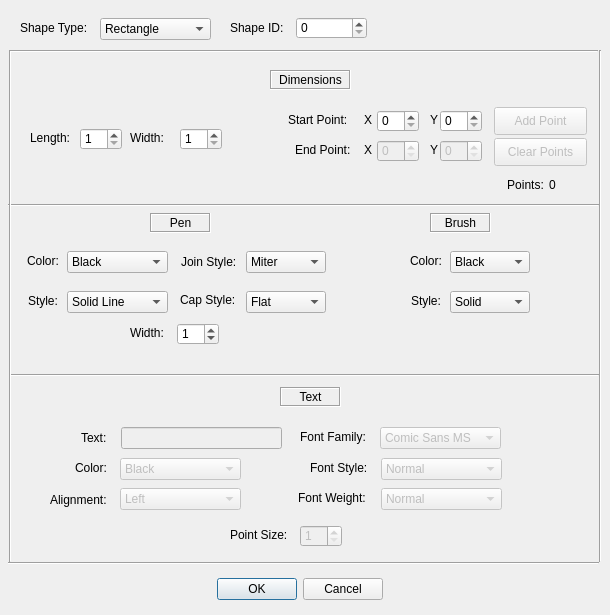
<?xml version="1.0" encoding="UTF-8"?>
<ui version="4.0">
 <class>NewShape</class>
 <widget class="QDialog" name="NewShape">
  <property name="windowModality">
   <enum>Qt::ApplicationModal</enum>
  </property>
  <property name="geometry">
   <rect>
    <x>0</x>
    <y>0</y>
    <width>610</width>
    <height>615</height>
   </rect>
  </property>
  <property name="windowTitle">
   <string>New Shape</string>
  </property>
  <property name="modal">
   <bool>true</bool>
  </property>
  <widget class="QSpinBox" name="lSpinBox">
   <property name="geometry">
    <rect>
     <x>80</x>
     <y>128</y>
     <width>42</width>
     <height>22</height>
    </rect>
   </property>
   <property name="minimum">
    <number>1</number>
   </property>
   <property name="maximum">
    <number>500</number>
   </property>
   <property name="value">
    <number>1</number>
   </property>
  </widget>
  <widget class="QLabel" name="xLabel">
   <property name="geometry">
    <rect>
     <x>364</x>
     <y>110</y>
     <width>16</width>
     <height>20</height>
    </rect>
   </property>
   <property name="text">
    <string>X</string>
   </property>
  </widget>
  <widget class="QLabel" name="penStyleLabel">
   <property name="geometry">
    <rect>
     <x>28</x>
     <y>293</y>
     <width>41</width>
     <height>16</height>
    </rect>
   </property>
   <property name="text">
    <string>Style:</string>
   </property>
  </widget>
  <widget class="QComboBox" name="capStyleComboBox">
   <property name="geometry">
    <rect>
     <x>246</x>
     <y>291</y>
     <width>80</width>
     <height>22</height>
    </rect>
   </property>
   <item>
    <property name="text">
     <string>Flat</string>
    </property>
   </item>
   <item>
    <property name="text">
     <string>Square</string>
    </property>
   </item>
   <item>
    <property name="text">
     <string>Round</string>
    </property>
   </item>
  </widget>
  <widget class="QLabel" name="brushStyleLabel">
   <property name="geometry">
    <rect>
     <x>411</x>
     <y>293</y>
     <width>41</width>
     <height>16</height>
    </rect>
   </property>
   <property name="text">
    <string>Style:</string>
   </property>
  </widget>
  <widget class="QComboBox" name="brushColorComboBox">
   <property name="geometry">
    <rect>
     <x>450</x>
     <y>251</y>
     <width>80</width>
     <height>22</height>
    </rect>
   </property>
   <item>
    <property name="text">
     <string>Black</string>
    </property>
   </item>
   <item>
    <property name="text">
     <string>White</string>
    </property>
   </item>
   <item>
    <property name="text">
     <string>Red</string>
    </property>
   </item>
   <item>
    <property name="text">
     <string>Green</string>
    </property>
   </item>
   <item>
    <property name="text">
     <string>Blue</string>
    </property>
   </item>
   <item>
    <property name="text">
     <string>Cyan</string>
    </property>
   </item>
   <item>
    <property name="text">
     <string>Magenta</string>
    </property>
   </item>
   <item>
    <property name="text">
     <string>Yellow</string>
    </property>
   </item>
   <item>
    <property name="text">
     <string>Gray</string>
    </property>
   </item>
  </widget>
  <widget class="QComboBox" name="brushStyleComboBox">
   <property name="geometry">
    <rect>
     <x>450</x>
     <y>291</y>
     <width>80</width>
     <height>22</height>
    </rect>
   </property>
   <item>
    <property name="text">
     <string>Solid</string>
    </property>
   </item>
   <item>
    <property name="text">
     <string>Hor</string>
    </property>
   </item>
   <item>
    <property name="text">
     <string>Ver</string>
    </property>
   </item>
   <item>
    <property name="text">
     <string>No Brush</string>
    </property>
   </item>
  </widget>
  <widget class="QLabel" name="sPointLabel">
   <property name="geometry">
    <rect>
     <x>288</x>
     <y>110</y>
     <width>71</width>
     <height>20</height>
    </rect>
   </property>
   <property name="text">
    <string>Start Point:</string>
   </property>
  </widget>
  <widget class="QComboBox" name="penColorComboBox">
   <property name="geometry">
    <rect>
     <x>67</x>
     <y>251</y>
     <width>101</width>
     <height>22</height>
    </rect>
   </property>
   <item>
    <property name="text">
     <string>Black</string>
    </property>
   </item>
   <item>
    <property name="text">
     <string>White</string>
    </property>
   </item>
   <item>
    <property name="text">
     <string>Red</string>
    </property>
   </item>
   <item>
    <property name="text">
     <string>Green</string>
    </property>
   </item>
   <item>
    <property name="text">
     <string>Blue</string>
    </property>
   </item>
   <item>
    <property name="text">
     <string>Cyan</string>
    </property>
   </item>
   <item>
    <property name="text">
     <string>Magenta</string>
    </property>
   </item>
   <item>
    <property name="text">
     <string>Yellow</string>
    </property>
   </item>
   <item>
    <property name="text">
     <string>Gray</string>
    </property>
   </item>
  </widget>
  <widget class="QLabel" name="brushLabel">
   <property name="geometry">
    <rect>
     <x>430</x>
     <y>213</y>
     <width>61</width>
     <height>20</height>
    </rect>
   </property>
   <property name="frameShape">
    <enum>QFrame::Box</enum>
   </property>
   <property name="frameShadow">
    <enum>QFrame::Sunken</enum>
   </property>
   <property name="text">
    <string>Brush</string>
   </property>
   <property name="alignment">
    <set>Qt::AlignCenter</set>
   </property>
  </widget>
  <widget class="QLabel" name="penLabel">
   <property name="geometry">
    <rect>
     <x>150</x>
     <y>213</y>
     <width>61</width>
     <height>20</height>
    </rect>
   </property>
   <property name="frameShape">
    <enum>QFrame::Box</enum>
   </property>
   <property name="frameShadow">
    <enum>QFrame::Sunken</enum>
   </property>
   <property name="text">
    <string>Pen</string>
   </property>
   <property name="alignment">
    <set>Qt::AlignCenter</set>
   </property>
  </widget>
  <widget class="QLabel" name="yLabel">
   <property name="geometry">
    <rect>
     <x>430</x>
     <y>112</y>
     <width>16</width>
     <height>16</height>
    </rect>
   </property>
   <property name="text">
    <string>Y</string>
   </property>
  </widget>
  <widget class="QComboBox" name="penStyleComboBox">
   <property name="geometry">
    <rect>
     <x>67</x>
     <y>291</y>
     <width>101</width>
     <height>22</height>
    </rect>
   </property>
   <item>
    <property name="text">
     <string>Solid Line</string>
    </property>
   </item>
   <item>
    <property name="text">
     <string>Dash Line</string>
    </property>
   </item>
   <item>
    <property name="text">
     <string>Dot Line</string>
    </property>
   </item>
   <item>
    <property name="text">
     <string>Dash Dot Line</string>
    </property>
   </item>
   <item>
    <property name="text">
     <string>Dash Dot Dot Line</string>
    </property>
   </item>
   <item>
    <property name="text">
     <string>No Pen</string>
    </property>
   </item>
  </widget>
  <widget class="QSpinBox" name="wSpinBox">
   <property name="geometry">
    <rect>
     <x>180</x>
     <y>128</y>
     <width>42</width>
     <height>22</height>
    </rect>
   </property>
   <property name="minimum">
    <number>1</number>
   </property>
   <property name="maximum">
    <number>500</number>
   </property>
   <property name="value">
    <number>1</number>
   </property>
  </widget>
  <widget class="QSpinBox" name="xSpinBox">
   <property name="geometry">
    <rect>
     <x>377</x>
     <y>110</y>
     <width>42</width>
     <height>22</height>
    </rect>
   </property>
   <property name="maximum">
    <number>1000</number>
   </property>
  </widget>
  <widget class="QLabel" name="brushColorLabel">
   <property name="geometry">
    <rect>
     <x>410</x>
     <y>253</y>
     <width>41</width>
     <height>16</height>
    </rect>
   </property>
   <property name="text">
    <string>Color:</string>
   </property>
  </widget>
  <widget class="QLabel" name="joinLabel">
   <property name="geometry">
    <rect>
     <x>181</x>
     <y>254</y>
     <width>61</width>
     <height>16</height>
    </rect>
   </property>
   <property name="text">
    <string>Join Style:</string>
   </property>
  </widget>
  <widget class="QLabel" name="penColorLabel">
   <property name="geometry">
    <rect>
     <x>27</x>
     <y>253</y>
     <width>71</width>
     <height>16</height>
    </rect>
   </property>
   <property name="text">
    <string>Color:</string>
   </property>
  </widget>
  <widget class="QSpinBox" name="ySpinBox">
   <property name="geometry">
    <rect>
     <x>440</x>
     <y>110</y>
     <width>42</width>
     <height>22</height>
    </rect>
   </property>
   <property name="maximum">
    <number>500</number>
   </property>
  </widget>
  <widget class="QComboBox" name="penJoinComboBox">
   <property name="geometry">
    <rect>
     <x>246</x>
     <y>251</y>
     <width>80</width>
     <height>22</height>
    </rect>
   </property>
   <item>
    <property name="text">
     <string>Miter</string>
    </property>
   </item>
   <item>
    <property name="text">
     <string>Bevel</string>
    </property>
   </item>
   <item>
    <property name="text">
     <string>Round</string>
    </property>
   </item>
  </widget>
  <widget class="QLabel" name="wLabel">
   <property name="geometry">
    <rect>
     <x>130</x>
     <y>130</y>
     <width>41</width>
     <height>16</height>
    </rect>
   </property>
   <property name="text">
    <string>Width:</string>
   </property>
  </widget>
  <widget class="QLabel" name="lLabel">
   <property name="geometry">
    <rect>
     <x>30</x>
     <y>130</y>
     <width>41</width>
     <height>16</height>
    </rect>
   </property>
   <property name="text">
    <string>Length:</string>
   </property>
  </widget>
  <widget class="QLabel" name="capLabel">
   <property name="geometry">
    <rect>
     <x>180</x>
     <y>292</y>
     <width>61</width>
     <height>16</height>
    </rect>
   </property>
   <property name="text">
    <string>Cap Style:</string>
   </property>
  </widget>
  <widget class="QLabel" name="shapeIDLabel">
   <property name="geometry">
    <rect>
     <x>230</x>
     <y>20</y>
     <width>61</width>
     <height>16</height>
    </rect>
   </property>
   <property name="text">
    <string>Shape ID:</string>
   </property>
  </widget>
  <widget class="QComboBox" name="shapeTypeComboBox">
   <property name="geometry">
    <rect>
     <x>100</x>
     <y>18</y>
     <width>111</width>
     <height>22</height>
    </rect>
   </property>
   <item>
    <property name="text">
     <string>Rectangle</string>
    </property>
   </item>
   <item>
    <property name="text">
     <string>Square</string>
    </property>
   </item>
   <item>
    <property name="text">
     <string>Ellipse</string>
    </property>
   </item>
   <item>
    <property name="text">
     <string>Circle</string>
    </property>
   </item>
   <item>
    <property name="text">
     <string>Line</string>
    </property>
   </item>
   <item>
    <property name="text">
     <string>Polyline</string>
    </property>
   </item>
   <item>
    <property name="text">
     <string>Polygon</string>
    </property>
   </item>
   <item>
    <property name="text">
     <string>Text</string>
    </property>
   </item>
  </widget>
  <widget class="QLabel" name="shapeTypeLabel">
   <property name="geometry">
    <rect>
     <x>20</x>
     <y>20</y>
     <width>81</width>
     <height>16</height>
    </rect>
   </property>
   <property name="text">
    <string>Shape Type:</string>
   </property>
  </widget>
  <widget class="QLabel" name="xLabel_2">
   <property name="geometry">
    <rect>
     <x>364</x>
     <y>140</y>
     <width>16</width>
     <height>20</height>
    </rect>
   </property>
   <property name="text">
    <string>X</string>
   </property>
  </widget>
  <widget class="QLabel" name="sPointLabel_2">
   <property name="geometry">
    <rect>
     <x>295</x>
     <y>140</y>
     <width>71</width>
     <height>20</height>
    </rect>
   </property>
   <property name="text">
    <string>End Point:</string>
   </property>
  </widget>
  <widget class="QLabel" name="yLabel_2">
   <property name="geometry">
    <rect>
     <x>430</x>
     <y>142</y>
     <width>16</width>
     <height>16</height>
    </rect>
   </property>
   <property name="text">
    <string>Y</string>
   </property>
  </widget>
  <widget class="QSpinBox" name="xEndSpinBox">
   <property name="enabled">
    <bool>false</bool>
   </property>
   <property name="geometry">
    <rect>
     <x>377</x>
     <y>140</y>
     <width>42</width>
     <height>22</height>
    </rect>
   </property>
   <property name="maximum">
    <number>1000</number>
   </property>
  </widget>
  <widget class="QSpinBox" name="yEndSpinBox">
   <property name="enabled">
    <bool>false</bool>
   </property>
   <property name="geometry">
    <rect>
     <x>440</x>
     <y>140</y>
     <width>42</width>
     <height>22</height>
    </rect>
   </property>
   <property name="maximum">
    <number>500</number>
   </property>
  </widget>
  <widget class="QLabel" name="textLabel">
   <property name="geometry">
    <rect>
     <x>280</x>
     <y>387</y>
     <width>61</width>
     <height>20</height>
    </rect>
   </property>
   <property name="frameShape">
    <enum>QFrame::Box</enum>
   </property>
   <property name="frameShadow">
    <enum>QFrame::Sunken</enum>
   </property>
   <property name="text">
    <string>Text</string>
   </property>
   <property name="alignment">
    <set>Qt::AlignCenter</set>
   </property>
  </widget>
  <widget class="QLineEdit" name="textEdit">
   <property name="enabled">
    <bool>false</bool>
   </property>
   <property name="geometry">
    <rect>
     <x>121</x>
     <y>427</y>
     <width>161</width>
     <height>22</height>
    </rect>
   </property>
  </widget>
  <widget class="QLabel" name="textLabel_2">
   <property name="geometry">
    <rect>
     <x>81</x>
     <y>430</y>
     <width>55</width>
     <height>16</height>
    </rect>
   </property>
   <property name="text">
    <string>Text:</string>
   </property>
  </widget>
  <widget class="QSpinBox" name="penWidthSpinBox">
   <property name="geometry">
    <rect>
     <x>177</x>
     <y>323</y>
     <width>42</width>
     <height>22</height>
    </rect>
   </property>
   <property name="maximum">
    <number>20</number>
   </property>
   <property name="value">
    <number>1</number>
   </property>
  </widget>
  <widget class="QLabel" name="label">
   <property name="geometry">
    <rect>
     <x>130</x>
     <y>325</y>
     <width>41</width>
     <height>16</height>
    </rect>
   </property>
   <property name="text">
    <string>Width:</string>
   </property>
  </widget>
  <widget class="QComboBox" name="textColorComboBox">
   <property name="enabled">
    <bool>false</bool>
   </property>
   <property name="geometry">
    <rect>
     <x>120</x>
     <y>458</y>
     <width>121</width>
     <height>22</height>
    </rect>
   </property>
   <item>
    <property name="text">
     <string>Black</string>
    </property>
   </item>
   <item>
    <property name="text">
     <string>White</string>
    </property>
   </item>
   <item>
    <property name="text">
     <string>Red</string>
    </property>
   </item>
   <item>
    <property name="text">
     <string>Green</string>
    </property>
   </item>
   <item>
    <property name="text">
     <string>Blue</string>
    </property>
   </item>
   <item>
    <property name="text">
     <string>Cyan</string>
    </property>
   </item>
   <item>
    <property name="text">
     <string>Magenta</string>
    </property>
   </item>
   <item>
    <property name="text">
     <string>Yellow</string>
    </property>
   </item>
   <item>
    <property name="text">
     <string>Gray</string>
    </property>
   </item>
  </widget>
  <widget class="QLabel" name="textColorLabel">
   <property name="geometry">
    <rect>
     <x>75</x>
     <y>460</y>
     <width>71</width>
     <height>16</height>
    </rect>
   </property>
   <property name="text">
    <string>Color:</string>
   </property>
  </widget>
  <widget class="QSpinBox" name="pointSizeSpinBox">
   <property name="enabled">
    <bool>false</bool>
   </property>
   <property name="geometry">
    <rect>
     <x>300</x>
     <y>525</y>
     <width>42</width>
     <height>22</height>
    </rect>
   </property>
   <property name="minimum">
    <number>1</number>
   </property>
   <property name="maximum">
    <number>50</number>
   </property>
   <property name="value">
    <number>1</number>
   </property>
  </widget>
  <widget class="QLabel" name="label_2">
   <property name="geometry">
    <rect>
     <x>230</x>
     <y>525</y>
     <width>71</width>
     <height>20</height>
    </rect>
   </property>
   <property name="text">
    <string>Point Size:</string>
   </property>
  </widget>
  <widget class="QComboBox" name="fontFamilyComboBox">
   <property name="enabled">
    <bool>false</bool>
   </property>
   <property name="geometry">
    <rect>
     <x>380</x>
     <y>427</y>
     <width>121</width>
     <height>22</height>
    </rect>
   </property>
   <item>
    <property name="text">
     <string>Comic Sans MS</string>
    </property>
   </item>
   <item>
    <property name="text">
     <string>Courier</string>
    </property>
   </item>
   <item>
    <property name="text">
     <string>Helvetica</string>
    </property>
   </item>
   <item>
    <property name="text">
     <string>Times</string>
    </property>
   </item>
  </widget>
  <widget class="QLabel" name="label_3">
   <property name="geometry">
    <rect>
     <x>300</x>
     <y>429</y>
     <width>71</width>
     <height>16</height>
    </rect>
   </property>
   <property name="text">
    <string>Font Family:</string>
   </property>
  </widget>
  <widget class="QComboBox" name="fontStyleComboBox">
   <property name="enabled">
    <bool>false</bool>
   </property>
   <property name="geometry">
    <rect>
     <x>381</x>
     <y>458</y>
     <width>121</width>
     <height>22</height>
    </rect>
   </property>
   <item>
    <property name="text">
     <string>Normal</string>
    </property>
   </item>
   <item>
    <property name="text">
     <string>Italic</string>
    </property>
   </item>
   <item>
    <property name="text">
     <string>Oblique</string>
    </property>
   </item>
  </widget>
  <widget class="QLabel" name="label_4">
   <property name="geometry">
    <rect>
     <x>310</x>
     <y>460</y>
     <width>71</width>
     <height>16</height>
    </rect>
   </property>
   <property name="text">
    <string>Font Style:</string>
   </property>
  </widget>
  <widget class="QComboBox" name="fontWeightComboBox">
   <property name="enabled">
    <bool>false</bool>
   </property>
   <property name="geometry">
    <rect>
     <x>381</x>
     <y>488</y>
     <width>121</width>
     <height>22</height>
    </rect>
   </property>
   <item>
    <property name="text">
     <string>Normal</string>
    </property>
   </item>
   <item>
    <property name="text">
     <string>Thin</string>
    </property>
   </item>
   <item>
    <property name="text">
     <string>Light</string>
    </property>
   </item>
   <item>
    <property name="text">
     <string>Bold</string>
    </property>
   </item>
  </widget>
  <widget class="QLabel" name="label_5">
   <property name="geometry">
    <rect>
     <x>298</x>
     <y>488</y>
     <width>81</width>
     <height>20</height>
    </rect>
   </property>
   <property name="text">
    <string>Font Weight:</string>
   </property>
  </widget>
  <widget class="QLabel" name="dimensionsLabel">
   <property name="geometry">
    <rect>
     <x>270</x>
     <y>70</y>
     <width>81</width>
     <height>20</height>
    </rect>
   </property>
   <property name="frameShape">
    <enum>QFrame::Box</enum>
   </property>
   <property name="frameShadow">
    <enum>QFrame::Sunken</enum>
   </property>
   <property name="text">
    <string>Dimensions</string>
   </property>
   <property name="alignment">
    <set>Qt::AlignCenter</set>
   </property>
  </widget>
  <widget class="Line" name="line">
   <property name="geometry">
    <rect>
     <x>10</x>
     <y>43</y>
     <width>588</width>
     <height>16</height>
    </rect>
   </property>
   <property name="orientation">
    <enum>Qt::Horizontal</enum>
   </property>
  </widget>
  <widget class="QSpinBox" name="shapeIDSpinBox">
   <property name="geometry">
    <rect>
     <x>296</x>
     <y>17</y>
     <width>71</width>
     <height>22</height>
    </rect>
   </property>
   <property name="maximum">
    <number>10000</number>
   </property>
  </widget>
  <widget class="Line" name="line_2">
   <property name="geometry">
    <rect>
     <x>8</x>
     <y>195</y>
     <width>591</width>
     <height>20</height>
    </rect>
   </property>
   <property name="orientation">
    <enum>Qt::Horizontal</enum>
   </property>
  </widget>
  <widget class="Line" name="line_3">
   <property name="geometry">
    <rect>
     <x>9</x>
     <y>365</y>
     <width>590</width>
     <height>20</height>
    </rect>
   </property>
   <property name="orientation">
    <enum>Qt::Horizontal</enum>
   </property>
  </widget>
  <widget class="Line" name="line_4">
   <property name="geometry">
    <rect>
     <x>8</x>
     <y>553</y>
     <width>591</width>
     <height>20</height>
    </rect>
   </property>
   <property name="orientation">
    <enum>Qt::Horizontal</enum>
   </property>
  </widget>
  <widget class="Line" name="line_5">
   <property name="geometry">
    <rect>
     <x>0</x>
     <y>50</y>
     <width>20</width>
     <height>512</height>
    </rect>
   </property>
   <property name="orientation">
    <enum>Qt::Vertical</enum>
   </property>
  </widget>
  <widget class="Line" name="line_6">
   <property name="geometry">
    <rect>
     <x>590</x>
     <y>50</y>
     <width>20</width>
     <height>512</height>
    </rect>
   </property>
   <property name="orientation">
    <enum>Qt::Vertical</enum>
   </property>
  </widget>
  <widget class="QDialogButtonBox" name="buttonBox">
   <property name="enabled">
    <bool>true</bool>
   </property>
   <property name="geometry">
    <rect>
     <x>190</x>
     <y>575</y>
     <width>193</width>
     <height>28</height>
    </rect>
   </property>
   <property name="standardButtons">
    <set>QDialogButtonBox::Cancel|QDialogButtonBox::Ok</set>
   </property>
  </widget>
  <widget class="QComboBox" name="alignmentComboBox">
   <property name="enabled">
    <bool>false</bool>
   </property>
   <property name="geometry">
    <rect>
     <x>120</x>
     <y>488</y>
     <width>121</width>
     <height>22</height>
    </rect>
   </property>
   <item>
    <property name="text">
     <string>Left</string>
    </property>
   </item>
   <item>
    <property name="text">
     <string>Right</string>
    </property>
   </item>
   <item>
    <property name="text">
     <string>Top</string>
    </property>
   </item>
   <item>
    <property name="text">
     <string>Bottom</string>
    </property>
   </item>
   <item>
    <property name="text">
     <string>Center</string>
    </property>
   </item>
  </widget>
  <widget class="QLabel" name="label_6">
   <property name="geometry">
    <rect>
     <x>50</x>
     <y>492</y>
     <width>71</width>
     <height>16</height>
    </rect>
   </property>
   <property name="text">
    <string>Alignment:</string>
   </property>
  </widget>
  <widget class="QPushButton" name="addPointButton">
   <property name="enabled">
    <bool>false</bool>
   </property>
   <property name="geometry">
    <rect>
     <x>494</x>
     <y>107</y>
     <width>93</width>
     <height>28</height>
    </rect>
   </property>
   <property name="text">
    <string>Add Point</string>
   </property>
  </widget>
  <widget class="QPushButton" name="clearPointsButton">
   <property name="enabled">
    <bool>false</bool>
   </property>
   <property name="geometry">
    <rect>
     <x>494</x>
     <y>138</y>
     <width>93</width>
     <height>28</height>
    </rect>
   </property>
   <property name="text">
    <string>Clear Points</string>
   </property>
  </widget>
  <widget class="QLabel" name="pointsLabel">
   <property name="enabled">
    <bool>true</bool>
   </property>
   <property name="geometry">
    <rect>
     <x>500</x>
     <y>175</y>
     <width>51</width>
     <height>20</height>
    </rect>
   </property>
   <property name="font">
    <font>
     <weight>50</weight>
     <italic>false</italic>
     <bold>false</bold>
    </font>
   </property>
   <property name="text">
    <string>Points:</string>
   </property>
   <property name="alignment">
    <set>Qt::AlignCenter</set>
   </property>
  </widget>
  <widget class="QLabel" name="idTakenLabel">
   <property name="geometry">
    <rect>
     <x>390</x>
     <y>20</y>
     <width>161</width>
     <height>16</height>
    </rect>
   </property>
   <property name="font">
    <font>
     <weight>75</weight>
     <italic>true</italic>
     <bold>true</bold>
    </font>
   </property>
   <property name="text">
    <string/>
   </property>
  </widget>
  <widget class="QLabel" name="pointCountLabel">
   <property name="geometry">
    <rect>
     <x>549</x>
     <y>177</y>
     <width>41</width>
     <height>16</height>
    </rect>
   </property>
   <property name="text">
    <string>0</string>
   </property>
  </widget>
 </widget>
 <resources/>
 <connections/>
</ui>
